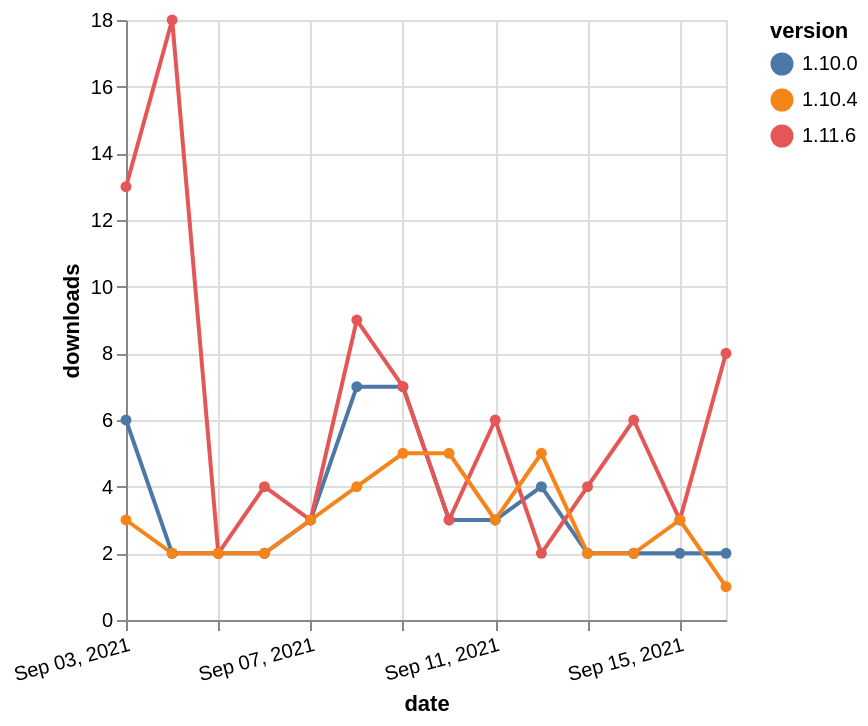

The Vega-Lite source for this figure:
### Vega-Lite specification from a JSON file in a GitHub repository (floating-point values rounded to 4 significant figures)
{"$schema": "https://vega.github.io/schema/vega-lite/v5.json", "description": "A simple bar chart with embedded data.", "data": {"values": [{"date": "2021-09-03", "total": 14517, "delta": 6, "version": "1.10.0"}, {"date": "2021-09-04", "total": 14519, "delta": 2, "version": "1.10.0"}, {"date": "2021-09-05", "total": 14521, "delta": 2, "version": "1.10.0"}, {"date": "2021-09-06", "total": 14523, "delta": 2, "version": "1.10.0"}, {"date": "2021-09-07", "total": 14526, "delta": 3, "version": "1.10.0"}, {"date": "2021-09-08", "total": 14533, "delta": 7, "version": "1.10.0"}, {"date": "2021-09-09", "total": 14540, "delta": 7, "version": "1.10.0"}, {"date": "2021-09-10", "total": 14543, "delta": 3, "version": "1.10.0"}, {"date": "2021-09-11", "total": 14546, "delta": 3, "version": "1.10.0"}, {"date": "2021-09-12", "total": 14550, "delta": 4, "version": "1.10.0"}, {"date": "2021-09-13", "total": 14552, "delta": 2, "version": "1.10.0"}, {"date": "2021-09-14", "total": 14554, "delta": 2, "version": "1.10.0"}, {"date": "2021-09-15", "total": 14556, "delta": 2, "version": "1.10.0"}, {"date": "2021-09-16", "total": 14558, "delta": 2, "version": "1.10.0"}, {"date": "2021-09-03", "total": 17331, "delta": 13, "version": "1.11.6"}, {"date": "2021-09-04", "total": 17349, "delta": 18, "version": "1.11.6"}, {"date": "2021-09-05", "total": 17351, "delta": 2, "version": "1.11.6"}, {"date": "2021-09-06", "total": 17355, "delta": 4, "version": "1.11.6"}, {"date": "2021-09-07", "total": 17358, "delta": 3, "version": "1.11.6"}, {"date": "2021-09-08", "total": 17367, "delta": 9, "version": "1.11.6"}, {"date": "2021-09-09", "total": 17374, "delta": 7, "version": "1.11.6"}, {"date": "2021-09-10", "total": 17377, "delta": 3, "version": "1.11.6"}, {"date": "2021-09-11", "total": 17383, "delta": 6, "version": "1.11.6"}, {"date": "2021-09-12", "total": 17385, "delta": 2, "version": "1.11.6"}, {"date": "2021-09-13", "total": 17389, "delta": 4, "version": "1.11.6"}, {"date": "2021-09-14", "total": 17395, "delta": 6, "version": "1.11.6"}, {"date": "2021-09-15", "total": 17398, "delta": 3, "version": "1.11.6"}, {"date": "2021-09-16", "total": 17406, "delta": 8, "version": "1.11.6"}, {"date": "2021-09-03", "total": 25116, "delta": 3, "version": "1.10.4"}, {"date": "2021-09-04", "total": 25118, "delta": 2, "version": "1.10.4"}, {"date": "2021-09-05", "total": 25120, "delta": 2, "version": "1.10.4"}, {"date": "2021-09-06", "total": 25122, "delta": 2, "version": "1.10.4"}, {"date": "2021-09-07", "total": 25125, "delta": 3, "version": "1.10.4"}, {"date": "2021-09-08", "total": 25129, "delta": 4, "version": "1.10.4"}, {"date": "2021-09-09", "total": 25134, "delta": 5, "version": "1.10.4"}, {"date": "2021-09-10", "total": 25139, "delta": 5, "version": "1.10.4"}, {"date": "2021-09-11", "total": 25142, "delta": 3, "version": "1.10.4"}, {"date": "2021-09-12", "total": 25147, "delta": 5, "version": "1.10.4"}, {"date": "2021-09-13", "total": 25149, "delta": 2, "version": "1.10.4"}, {"date": "2021-09-14", "total": 25151, "delta": 2, "version": "1.10.4"}, {"date": "2021-09-15", "total": 25154, "delta": 3, "version": "1.10.4"}, {"date": "2021-09-16", "total": 25155, "delta": 1, "version": "1.10.4"}]}, "width": "container", "mark": {"type": "line", "point": {"filled": true}}, "encoding": {"x": {"field": "date", "type": "temporal", "timeUnit": "yearmonthdate", "title": "date", "axis": {"labelAngle": -15}}, "y": {"field": "delta", "type": "quantitative", "title": "downloads"}, "color": {"field": "version", "type": "nominal"}, "tooltip": {"field": "delta"}}}
